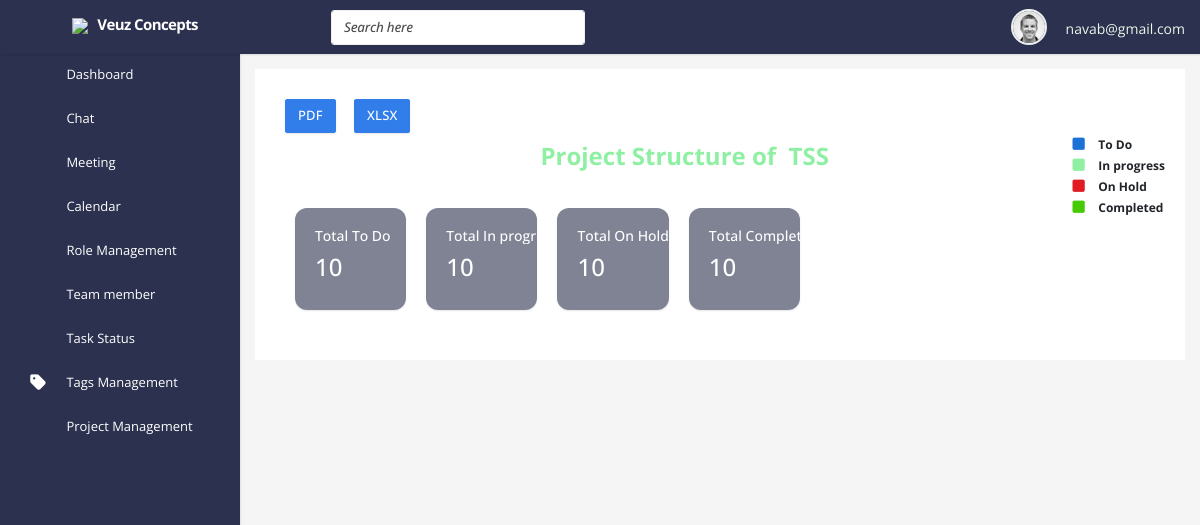
Before: /project_tree_structure?project_id=10 (signed in) with the older database file.
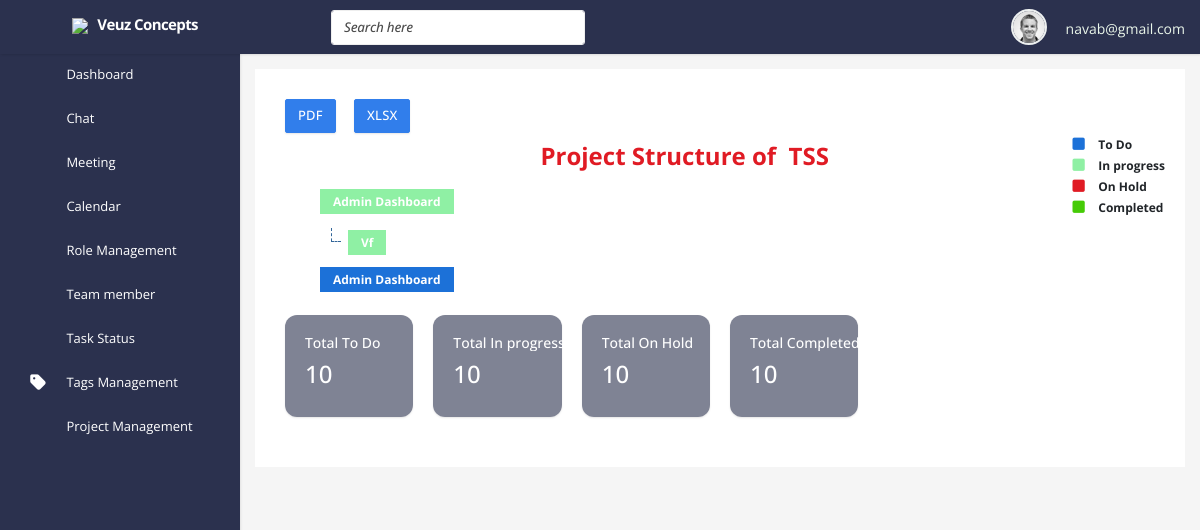
After: the same page with the newer database file.
### my_app/models.py (models this page shows, shortened)
class common_table(models.Model):
    created_by = models.ForeignKey(User, related_name="%(app_label)s_%(class)s_ownership",on_delete=models.CASCADE,null=True)
    created_dt = models.DateField(auto_now=True)
    updated_by =  models.ForeignKey(User, related_name="%(app_label)s_%(class)s_ownership1",on_delete=models.CASCADE,null=True)
    updated_dt = models.DateField(null=True)
    created_tm = models.TimeField(auto_now=True)
    updated_tm = models.TimeField(null=True)
    status = models.CharField(max_length=10, null=True)
    class Meta:
        abstract = True

class status_name_master(common_table):
    active_user_id = models.ForeignKey(User_details,related_name="task_active_userid",on_delete=models.CASCADE,null=True)
    active_auth_user_id = models.ForeignKey(User,related_name="task_active_auth_id",on_delete=models.CASCADE,null=True)
    status_name = models.CharField(max_length=15,null=True)
    status_color = models.CharField(max_length=55,null=True)
    company_id = models.ForeignKey(company_master, on_delete=models.CASCADE,related_name="status_company_id", null=True)

class sub_space_master(common_table):
    space_id = models.ForeignKey(space_master,related_name="sub_space_master_id",on_delete=models.CASCADE,null=True)
    sub_space_name = models.CharField(max_length=50,null=True)
    active_account_id = models.ForeignKey(User_details,related_name="sup_space_master_userid",on_delete=models.CASCADE,null=True)
    added_user_id = models.ForeignKey(User,related_name="sub_space_master_auth_id",on_delete=models.CASCADE,null=True)
    bucket_mapping_id = models.ForeignKey(status_name_master,related_name="sub_space_bucket_id",on_delete=models.CASCADE,null=True)
    progress = models.CharField(max_length=50,choices=progress,null=True)
    priority = models.CharField(max_length=50,choices=priority,null=True)
    notes = models.TextField(null=True)
    Planning_start_date = models.DateField(blank=True)
    Planning_end_date = models.DateField(blank=True)
    Actual_start_date = models.DateField(blank=True)
    Actual_end_date= models.DateField(blank=True)
    invite_user_details_id = models.ManyToManyField(User_details,related_name="sub_space_userdetails")
    invite_user_auth_id = models.ManyToManyField(User,related_name="sub_space_auth")
    sub_space_manager = models.ForeignKey(User,related_name="sub_space_master_manager",on_delete=models.CASCADE,null=True)
    tag_id = models.ManyToManyField(tags_name_master,related_name="sub_space_tag")

class Add_task_master(common_table):
    space_id = models.ForeignKey(space_master,related_name="add_task_master_space",on_delete=models.CASCADE,null=True)
    sub_space_id = models.ForeignKey(sub_space_master,related_name="add_sub_space",on_delete=models.CASCADE,null=True)
    parent_id = models.ForeignKey('self',blank=True,null=True,related_name='sub_task',on_delete=models.CASCADE)
    task_name = models.CharField(max_length=50,null=True)
    buckets = models.CharField(max_length=50,choices=buckets,null=True)
    bucket_mapping_id = models.ForeignKey(status_name_master,related_name="Add_task_master_bucket_id",on_delete=models.CASCADE)
    progress = models.CharField(max_length=50,choices=progress,null=True)
    priority = models.CharField(max_length=50,choices=priority,null=True)
    notes = models.TextField(null=True)
    start_date = models.DateField(blank=True)
    end_date = models.DateField(blank=True)
    task_status = models.CharField(max_length=50,null=True)
    tag_id = models.ManyToManyField(tags_name_master,related_name="Add_task_master_tag")

### my_app/views.py (the view)
# urls.py: path('project_tree_structure',views.project_tree_structure,name='project_tree_structure'),
def project_tree_structure(request):
    sub_space_id = request.GET.get("project_id")
    sub_space_data = sub_space_master.objects.get(id=sub_space_id)
    task_details = Add_task_master.objects.filter(sub_space_id=sub_space_id,parent_id = None)
    space_id = sub_space_data.space_id_id
    data_space_model = space_master.objects.get(id=space_id)
    space_task_status = data_space_model.task_status.all()
    context ={
        "task_details":task_details,
        "sub_space_data":sub_space_data,
        "sub_space_id":sub_space_id,
        'space_task_status':space_task_status
    }
    return render(request, "project_tree_structure.html",context)

### my_app/templatetags/permissions.py (called while the page is built, shortened)
@register.filter(name='company_nav_perm_check')
def company_nav_perm_check(value,args):
    user_dat = User.objects.get(id=value)
    try:
        user_details = User_details.objects.get(auth_user=user_dat)
    except:
        pass
    st = user_dat.is_superuser
    if st == True:
        if args == "Role" or args == "Team member":
            return False
        else:
            return True
    if user_details.user_type == "company_admin":
        if args == "Role" or args == "Team member" or args == "Tags" or args == "Status":
            return True

@register.inclusion_tag('tree_structure.html')
def tree_structure(task):
    subs = task.sub_task.all()
    return {"subs": subs}

### my_app/templates/project_tree_structure.html (shortened to what this page needs)
{% extends "base.html" %}
{% load static %}
{% load permissions %}
{% block content %}
<div class="content-right">
    <div class="margin-class-this">
        <div class="row">
            <div class="col-lg-12">
                <div class="card card-shadow">
                    <div class="card-body body-change card-border project-detailpage">
                        <div id="controls" class="">
                            <button type="button" onclick="Export_to_pdf()"  class="btn btn-primary waves-effect waves-light">PDF</button>&nbsp;&nbsp;&nbsp;&nbsp;
                            <button type="button" onclick="Export_to_excel()" class="btn btn-primary waves-effect waves-light">XLSX</button>
                        </div>
                        <div class="tree_class">
                            <div class="row" style="float: right;">
                                <ul>
                                    {% for i in space_task_status %}
                                    <li>
                                        <span style="    padding: 1px 10px;
                                        font-weight: bold;
                                        font-size: 14px;"><i class="fa fa-square" aria-hidden="true" style="color: {{i.status_color}};"></i> </span> <span style="font-weight: 700;
                                        font-size: 12px;">{{i.status_name}}</span></li>
                                    {% endfor %}
                                </ul>
                            </div>
                            <h4 style="padding: 12px 12px;
                            text-align: center;
                            align-items: center;
                            font-weight: bold;
                            font-size: 24px;color: {{sub_space_data.bucket_mapping_id.status_color}};">
                                Project Structure of&nbsp; {{sub_space_data.sub_space_name}}
                            </h4>
                            <ul class="tree ">
                                {% for task in task_details %}
                                <li class="mt-2"><container><icon style="background: {{task.bucket_mapping_id.status_color}};
                                    color: white;
                                    padding: 4px 13px;
                                    font-size: 12px;"/>{{ task.task_name|title }}</container>
                                    {% tree_structure task %}
                                </li>
                                {% endfor %}
                                <br>
                            </ul>
                            <div class="row">
                                <br>
                                {% for i in space_task_status %}
                                <div class="col-xl-2 col-md-2">
                                    <div class="card card-h-100" style="background: #2b314e99;
                                    color: white;
                                    border-radius: 12px;">
                                        <div class="card-body">
                                            <div class="d-flex align-items-center">
                                                <div class="flex-grow-1">
                                                    <h5 class="mb-2 lh-1 d-block text-truncate">Total
                                                        {{i.status_name}}</h5>
                                                    <h3 class="mb-2">
                                                        <span class="counter-value" data-target="10">10</span>
                                                    </h3>
                                                </div>
                                            </div>
                                        </div>
                                    </div>
                                </div>
                                {% endfor %}
                            </div>
                        </div>
                    </div>
                </div>
            </div>
        </div>
    </div>
</div>
{% endblock %}

### my_app/templates/base.html (shortened to what this page needs)
<!DOCTYPE html>
<html lang="en">
    {% load static %}
    {% load permissions %}
<head>
    <link href="../static//plugins/sweetalert2/sweetalert2.css" rel="stylesheet" type="text/css">
    <link href="../static/plugins/select2/dist/css/select2.css" rel="stylesheet" type="text/css">
    <link href="../static/plugins/select2/dist/css/select2-bootstrap.css" rel="stylesheet" type="text/css">
    <link href="../static/assets/css/bootstrap.min.css" rel="stylesheet" type="text/css" />
    <link href="../static/assets/css/icons.css" rel="stylesheet" type="text/css" />
    <link href="../static/assets/css/style.css" rel="stylesheet" type="text/css" />
    <link href="../static/plugins/timepicker/bootstrap-timepicker.min.css" rel="stylesheet">
    <link href="../static/plugins/bootstrap-datepicker/dist/css/bootstrap-datepicker.min.css" rel="stylesheet">
    <link href="../static/plugins/datatables/dataTables.bootstrap4.min.css" rel="stylesheet" type="text/css" />
</head>
<body class="fixed-left">
    <div id="wrapper">
        <div class="topbar">
            <div class="topbar-left">
                <div class="float-left">
                    <a href="#" class="button-menu-mobile open-left">
                    </a>
                </div>
                <div class="text-center">
                    <a href="index.html" class="logo"><img src="../static/assets/images/logo.svg"> <span>Veuz Concepts</span></a>
                </div>
            </div>
            <nav class="navbar navbar-default">
                <div class="container-fluid">
                    <ul class="list-inline menu-left mb-0 d-flex align-items-center">
                        <li class="hide-phone float-left">
                            <form role="search" class="navbar-form">
                                <input type="text" placeholder="Search here" class="form-control search-bar">
                            </form>
                        </li>
                    </ul>
                    <ul class="nav navbar-right float-right list-inline list-margin">
                        <li class="dropdown d-none d-sm-block">
                        </li>
                        <li class="d-none d-sm-block">
                        </li>
                        <li class="d-none d-sm-block">
                        </li>
                        <li class="d-none d-sm-block">
                        </li>
                        <li class="dropdown open">
                            <a href="" class="dropdown-toggle profile" data-toggle="dropdown" aria-expanded="true"><img src="../static/assets/images/users/avatar-1.jpg" alt="user-img" class="rounded-circle"> </a>
                            <span class="ms-1 nav-user-name hidden-sm" style="color: rgb(234, 246, 234);">{{request.user}}</span>
                        </li>
                    </ul>
                </div>
            </nav>
        </div>
        <div class="left side-menu">
            <div class="sidebar-inner slimscrollleft">
                <div id="sidebar-menu">
                    <ul>
                        <li>
                            <a href="index" class="waves-effect "><span> Dashboard </span></a>
                        </li>
                        <li class="has_sub">
                            <a href="chat" class="waves-effect"><span> Chat </span><span class="pull-right"></span></a>
                        </li>
                        <li>
                            <a href="meeting" class="waves-effect"><span> Meeting </span></a>
                        </li>
                        <li>
                            <a href="calendar" class="waves-effect"><span> Calendar </span></a>
                        </li>
                        {% if request.user.id|company_nav_perm_check:"Role" %}
                        <li>
                            <a href="role_management" class="waves-effect"><span> Role Management</span></a>
                        </li>
                        {% endif %}
                        {% if request.user.id|company_nav_perm_check:"Team member" %}
                        <li>
                            <a href="member_management" class="waves-effect"><span> Team member</span></a>
                        </li>
                        {% endif %}
                        {% if user.is_superuser %}
                        {% else %}
                        {% if request.user.id|company_nav_perm_check:"Status" %}
                        <li>
                            <a href="task_status_management" class="waves-effect"><span> Task Status</span></a>
                        </li>
                        {% endif %}
                        {% if request.user.id|company_nav_perm_check:"Tags" %}
                        <li>
                            <a href="tags_management" class="waves-effect"><i class="fa fa-tag"></i><span> Tags Management</span></a>
                        </li>
                        {% endif %}
                        {% endif %}
                        {% if user.is_superuser %}
                            {% else %}
                        <li class="has_sub">
                            <a href="project_management" class="waves-effect"><span> Project Management </span><span class="pull-right"></span></a>
                        </li>
                        {% endif %}
                    </ul>
                </div>
            </div>
        </div>
        <div class="mt-4">
            <div class="content-page">
                <div class="content">
                    {% block content %}
                    {% endblock %}
                    </div>
            </div>
        </div>
    </div>
</body>
</html>

### my_app/templates/tree_structure.html (shortened to what this page needs)
{% load permissions %}
{% for sub in subs %}
<ul>
    <li style="margin-top: 12px!important;"><folder><icon style="background: {{sub.bucket_mapping_id.status_color}};
        color: white;
        padding: 4px 13px;
        font-size: 12px;"/>{{ sub.task_name|title }}</folder></li>
  </ul>
  {% endfor %}

### my_app/templates/project_tree_structure.html (style rules this page uses)
.tree, .tree ul { margin:0 0 0 1em; padding:0; list-style:none; color:#369; position:relative; }
.tree ul { margin-left:.5em }
.tree:before, .tree ul:before { content:""; display:block; width:0; position:absolute; top:0; bottom:0; left:4px; border-left:1px dashed; }
ul.tree:before { border-left:none }
.tree li { margin:0; padding:0 1.5em; line-height:2em; font-weight:bold; position:relative; }
.tree container, .tree folder { display: block; }
.tree container icon, .tree folder icon { background-repeat: no-repeat; background-position: 4px center; padding-left: 24px; }
.tree li:before { content:""; display:block; width:10px; height:0; border-top:1px dashed; margin-top:-1px; position:absolute; top:1em; left:4px; }
ul.tree>li:before { border-top:none; }
.tree li:last-child:before { background:white; height:auto; top:1em; bottom:0; }

Changed rows visible on the page:
changed sub_space_master "TSS": bucket_mapping_id_id 10 → 11 (drawn)
added Add_task_master: task_name "Admin Dashboard", shown under "Project Structure of TSS"
added Add_task_master: task_name "Vf", shown under "Admin Dashboard"
added Add_task_master: task_name "Admin Dashboard", shown under "Project Structure of TSS"
